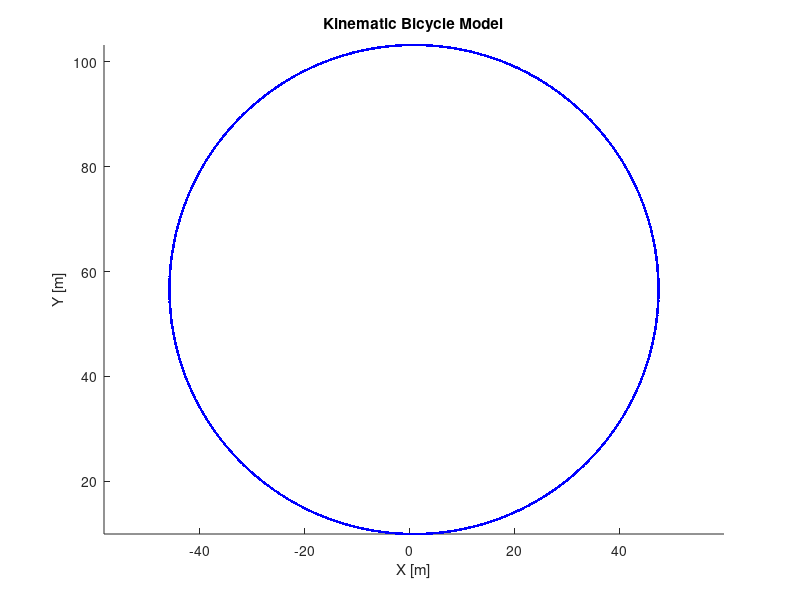

Write MATLAB code to recreate this figure.
clear; clc; close all
%% 第一问：运动学自行车模型 (开环测试 - 必做)
% 车辆基础参数
lf = 2.168;
lr = 1.907;
lfr = lf + lr; % 轴距 L
sigma = 5 / 180 * pi; % 恒定前轮转角 5度 就是我推导里面的delta f
dt = 0.01; % 仿真步长
v = 30; % 恒定纵向车速 30 m/s

X = 1; Y = 10; phi = 0; % 初始状态
phi_vec = []; X_vec = []; Y_vec = [];

for ii = 1:5000
    phi_vec = [phi_vec, phi];
    X_vec = [X_vec, X + lr*cos(phi)]; % 记录质心位置
    Y_vec = [Y_vec, Y + lr*sin(phi)];

    % ================= TODO 1.1: 运动学模型状态更新 =================
    % 提示: 根据车辆运动学方程，计算横摆角速度 phi_dot，
    % 然后利用 dt 更新航向角 phi 和全局坐标 X, Y。

    phi_dot = (v / lfr )* tan(sigma)% 这个就是我推导过程中omega的部分
    phi = phi_dot * dt + phi% 实现航向角，也就是前轮角度的更新
    X = X + v * cos(phi) * dt% 实现X的参数更新
    Y = Y + v * sin(phi) * dt% 实现Y的参数更新
    % ===============================================================
end

figure(1); hold on; plot(X_vec, Y_vec, 'b.');
axis equal; title("Kinematic Bicycle Model");
xlabel("X [m]"); ylabel("Y [m]");


% %% =================================================================
% %% 拓展问题：动力学模型 (Dynamic Model - 选做)
% %% =================================================================
% % 如果你对车辆底盘动力学感兴趣，请全选以下行，ctrl+T取消注释, 激活这段代码，并完成 TODO 拓展 部分。
% 
% 
% Iz = 5633.44; % 横摆转动惯量
% Cf = 100000;  % 前轮侧偏刚度
% Cr = 100000;  % 后轮侧偏刚度
% m = 1500;     % 车辆质量
% 
% X = 1; Y = 10; phi = 0; % 重置初始状态
% x_dot = v; y_dot = 0; phi_dot = 0; % 初始速度状态
% phi_vec = []; X_vec_dyn = []; Y_vec_dyn = [];
% 
% for ii = 1:5000
%     phi_vec = [phi_vec, phi];
%     X_vec_dyn = [X_vec_dyn, X];
%     Y_vec_dyn = [Y_vec_dyn, Y];
% 
%     % 计算前后轮侧偏角
%     alpha_f = sigma - (y_dot + lf * phi_dot) / x_dot;
%     alpha_r = - (y_dot - lr * phi_dot) / x_dot;
% 
%     % ================= TODO 拓展: 动力学模型状态更新 =================
%     % 提示: 
%     % 1. 根据侧偏刚度计算横向轮胎力 Fyf, Fyr
%     % 2. 根据牛顿第二定律计算横向加速度 y_ddot 和横摆角加速度 phi_ddot
%     % 3. 积分更新速度 y_dot, phi_dot
%     % 4. 将车体坐标系下的速度转换到全局坐标系下，更新 X, Y, phi
% 
%     % Fyf = % [在此填空]
%     % Fyr = % [在此填空]
%     % 
%     % y_ddot = % [在此填空]
%     % phi_ddot = % [在此填空]
%     % 
%     % y_dot = % [在此填空]
%     % phi_dot = % [在此填空]
%     % 
%     % phi = % [在此填空]
%     % X = % [在此填空]
%     % Y = % [在此填空]
% 
%     % ===============================================================
% end
% figure(1); hold on;
% plot(X_vec_dyn, Y_vec_dyn, 'r.');
% legend('Kinematic (运动学)', 'Dynamic (动力学)');
% title("Kinematic vs Dynamic Bicycle Model (v = 30m/s)");
